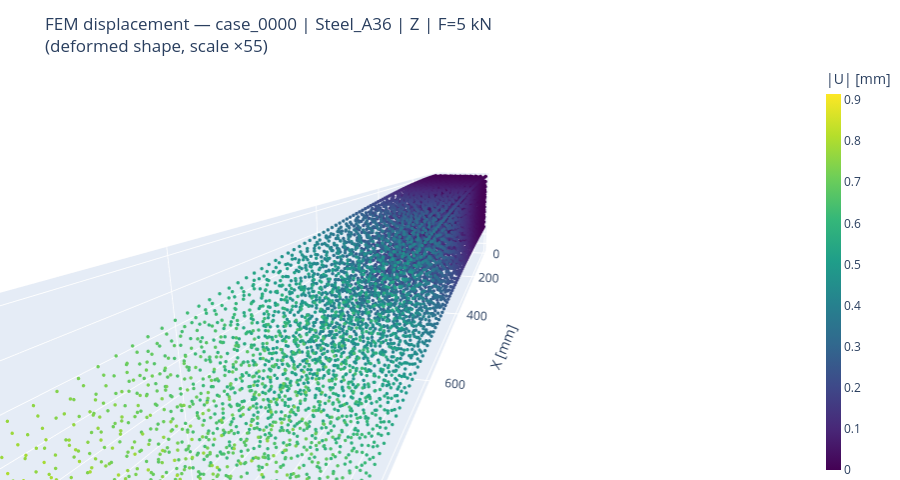

This figure's notebook cell:
### Code cell
# Interactive 3D displacement field — plotly (aspectmode='data' → correct beam shape)
import plotly.graph_objects as go

_c  = coords.astype(float)
_Um = U_mag.astype(float)

# Optional: show deformed shape (scaled for visibility)
scale_factor = L / (20 * _Um.max()) if _Um.max() > 0 else 0
_cd = _c + scale_factor * U_field.astype(float)

fig3d = go.Figure(data=[go.Scatter3d(
    x=_cd[:,0], y=_cd[:,1], z=_cd[:,2],
    mode='markers',
    marker=dict(size=2, color=_Um, colorscale='Viridis',
                colorbar=dict(title='|U| [mm]', thickness=15)),
    name='FEM nodes (deformed)',
)])
fig3d.update_layout(
    title=(f"FEM displacement — {entry['case_id']} | {params['material']} | "           f"{params['load_dir']} | F={params['force_N']/1000:.0f} kN"           f"<br>(deformed shape, scale ×{scale_factor:.0f})"),
    scene=dict(
        xaxis_title='X [mm]', yaxis_title='Y [mm]', zaxis_title='Z [mm]',
        aspectmode='data',
        camera=dict(eye=dict(x=2.0, y=0.5, z=0.5)),
    ),
    height=480, margin=dict(l=0, r=0, t=60, b=0),
)
fig3d.show()

# U3 vs X — verify Euler-Bernoulli
fig2, ax2 = plt.subplots(figsize=(7, 4))
ax2.scatter(coords[:,0], U_field[:,2], s=2, alpha=0.3, label='FEM nodes')
x_line = np.linspace(0, L, 300)
U3_line = F * x_line**2 * (3*L - x_line) / (6 * E * I)
ax2.plot(x_line, U3_line, 'r-', lw=2, label='Euler-Bernoulli')
ax2.set_xlabel('X [mm]'); ax2.set_ylabel('U3 [mm]')
ax2.set_title('U3 vs X — FEM vs Euler-Bernoulli'); ax2.legend(); ax2.grid(alpha=0.3)
plt.tight_layout()
display(fig2); plt.close(fig2)

### Figure 1 — Plotly figure (JSON) as saved in the notebook; plotly's stock layout.template omitted (floating-point values rounded to 4 significant figures; data arrays with more than 128 entries replaced by an {"elided": "..."} marker saying what was removed)
{"data": [{"marker": {"color": {"elided": "9403 float values"}, "colorbar": {"thickness": 15, "title": {"text": "|U| [mm]"}}, "colorscale": [[0, "#440154"], [0.1111, "#482878"], [0.2222, "#3e4989"], [0.3333, "#31688e"], [0.4444, "#26828e"], [0.5556, "#1f9e89"], [0.6667, "#35b779"], [0.7778, "#6ece58"], [0.8889, "#b5de2b"], [1, "#fde725"]], "size": 2}, "mode": "markers", "name": "FEM nodes (deformed)", "type": "scatter3d", "x": {"elided": "9403 float values"}, "y": {"elided": "9403 float values"}, "z": {"elided": "9403 float values"}}], "layout": {"height": 480, "margin": {"b": 0, "l": 0, "r": 0, "t": 60}, "scene": {"aspectmode": "data", "camera": {"eye": {"x": 2, "y": 0.5, "z": 0.5}}, "xaxis": {"title": {"text": "X [mm]"}}, "yaxis": {"title": {"text": "Y [mm]"}}, "zaxis": {"title": {"text": "Z [mm]"}}}, "title": {"text": "FEM displacement — case_0000 | Steel_A36 | Z | F=5 kN<br>(deformed shape, scale ×55)"}}}
